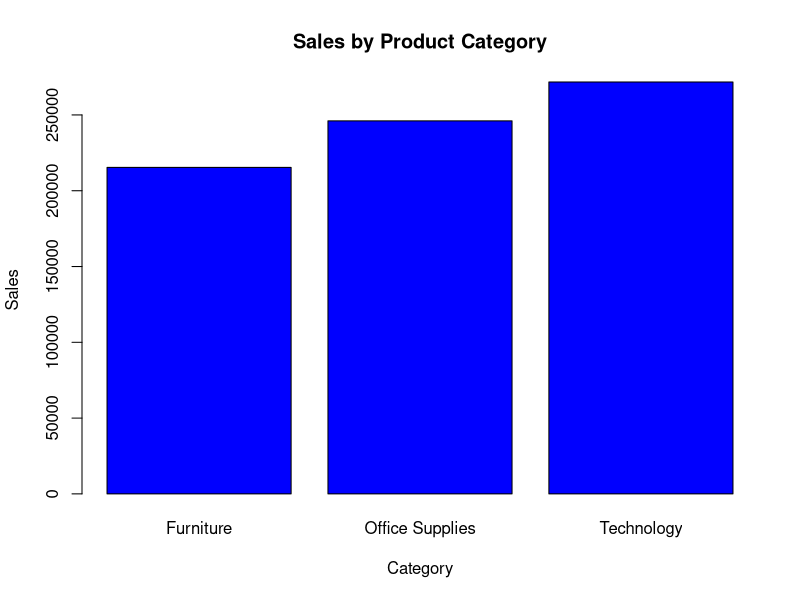
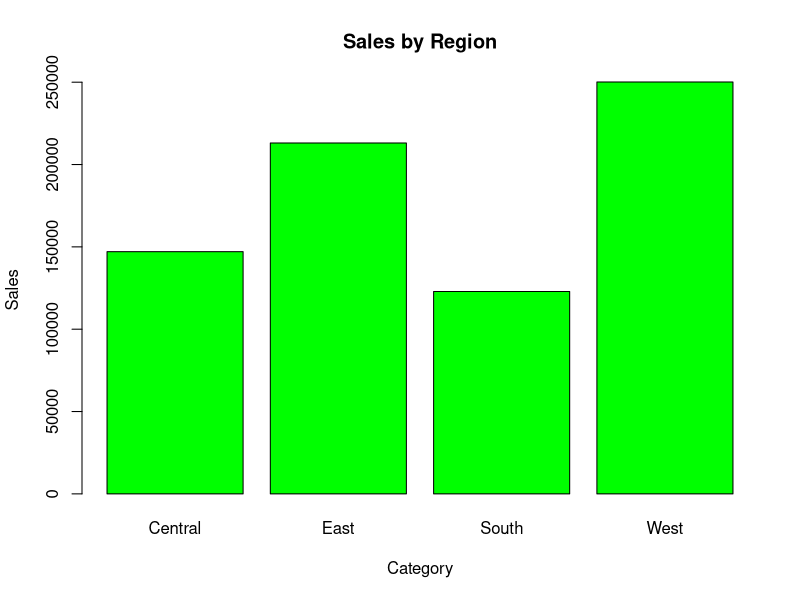
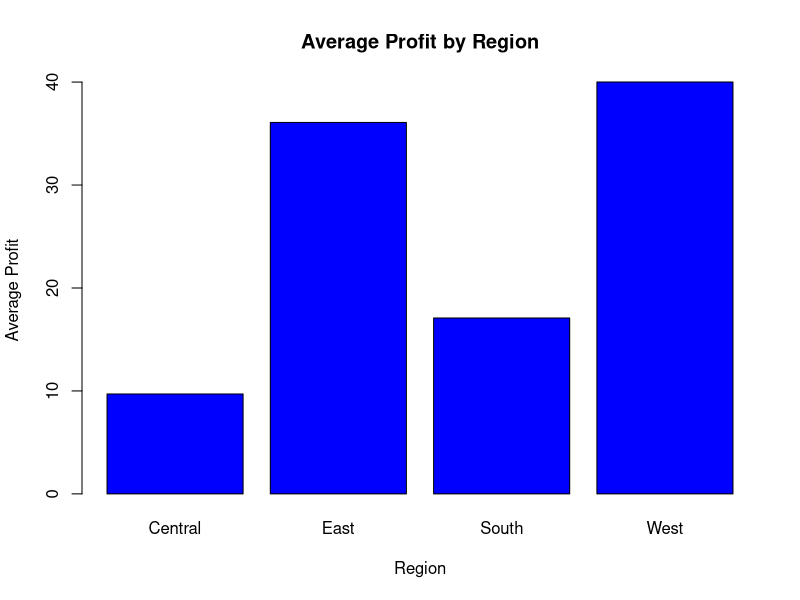
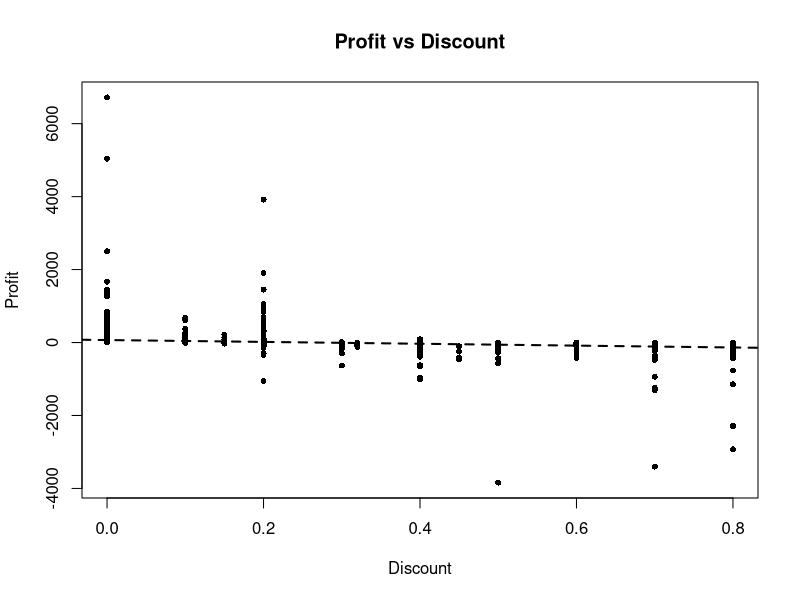
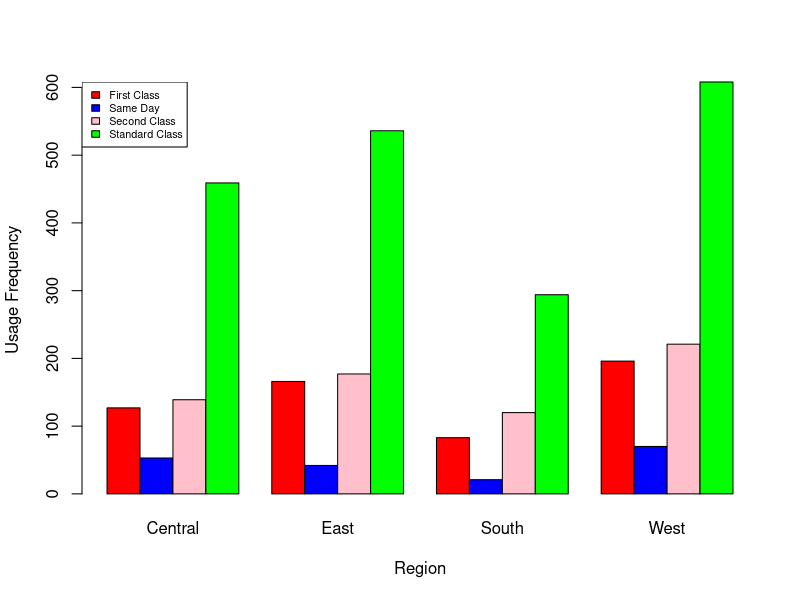
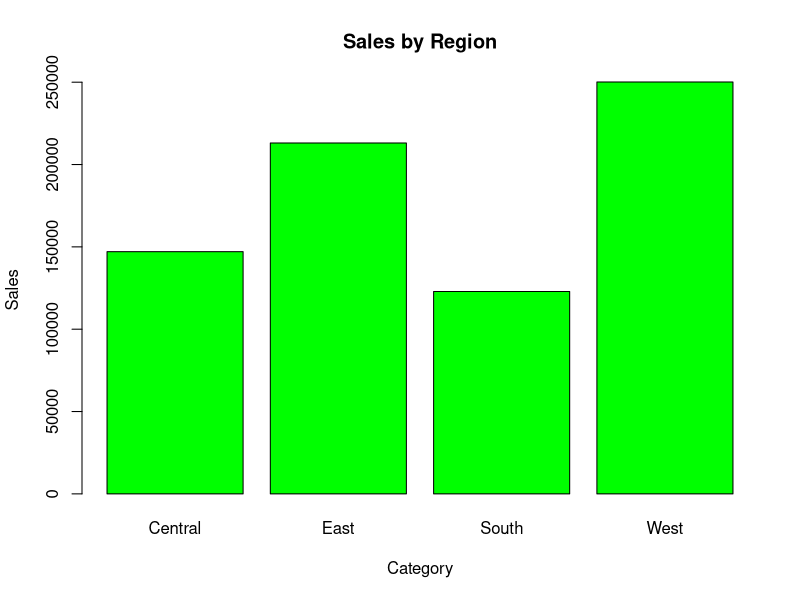
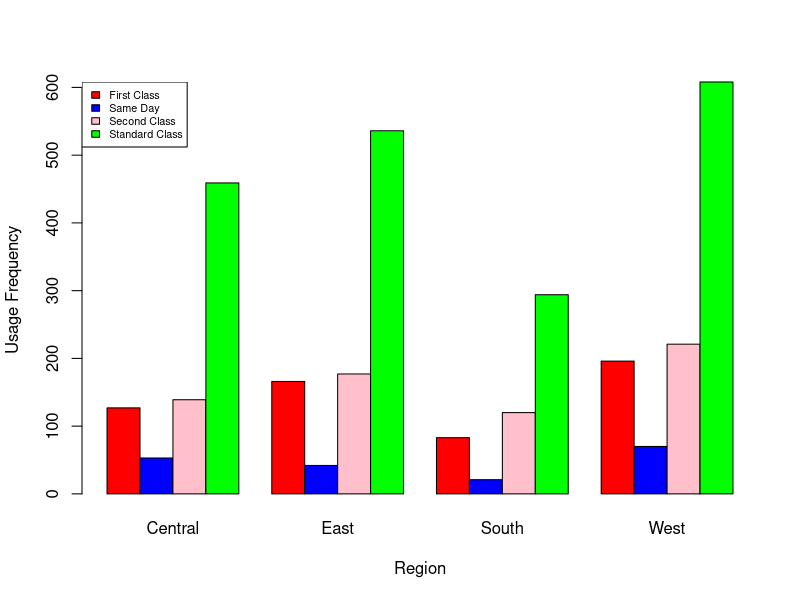
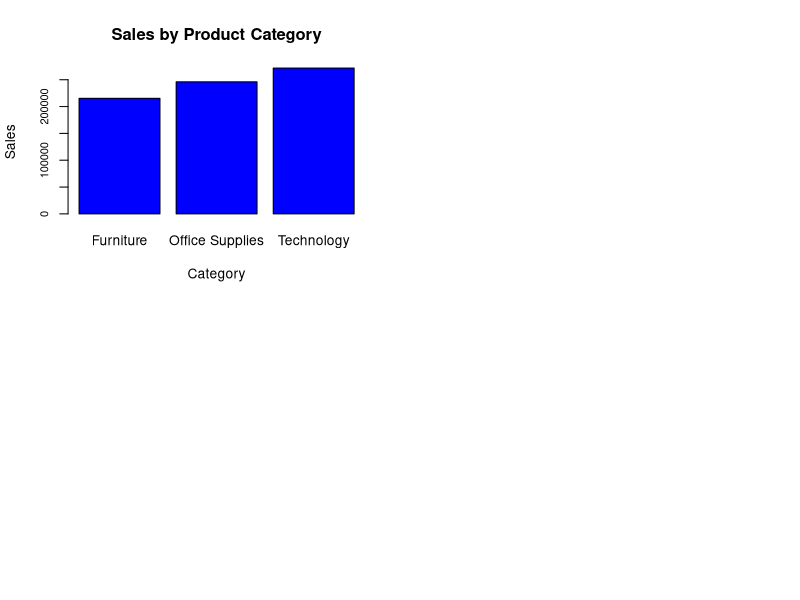

Write the R code that produced these figures, in order.
#Load Data
data <- read.csv("US  E-commerce records 2020_YC.csv", header = TRUE)

#Load Required Libraries
library(psych)
install.packages(nnet)
library(nnet)

# --------------------------------------------------------------------------------
# Question 1: Analyze Sales by Category and Region
# --------------------------------------------------------------------------------

# Fit the linear regression model
q1.model <- lm(Sales ~ Category + Region, data = data)

# Display the model results
summary(q1.model)


# --- Visualizations: Sales Analysis ---

# 1. Total Sales by Product Category
plot_one = aggregate(Sales~Category, data = data, sum)

barplot(
  plot_one$Sales, 
  names.arg = plot_one$Category, 
  col = "blue", 
  xlab = "Category", 
  ylab = "Sales", 
  main = "Sales by Product Category", 
)

dev.off()


# 2. Total Sales by Region
plot_two = aggregate(Sales~Region, data = data, sum)

barplot(
  plot_two$Sales, 
  names.arg = plot_two$Region, 
  col = "green", 
  xlab = "Category", 
  ylab = "Sales", 
  main = "Sales by Region", 
  
)

dev.off()


# --------------------------------------------------------------------------------
# Question 2: Impact of Variables on Sales
# --------------------------------------------------------------------------------

##---linear regression model----------
q2.model <- lm(Sales ~ Ship.Mode + Segment + Sub.Category + Quantity + Discount, data = data)

###-------Display the results--------------
summary(q2.model)

# --------------------------------------------------------------------------------
# Question 3: Profit Analysis by Region
# --------------------------------------------------------------------------------

# Fit the linear regression model for Profit by Region
q3.model <- lm(Profit ~ Region, data = data)

###-------View Results--------------
summary(q3.model)

# Calculate the mean profit for each region using the aggregate
mean_profit <- aggregate(Profit ~ Region, data = data, mean)

# --- Visualizations: Profit Analysis ---

# Barplot for Average Profit by Region

barplot(mean_profit$Profit,
        names.arg = mean_profit$Region,
        main = "Average Profit by Region",
        xlab = "Region",
        ylab = "Average Profit",
        col = "blue")
# --------------------------------------------------------------------------------
# Question 4: Analyzing the Relationship Between Profit and Discount
# --------------------------------------------------------------------------------

# Create the linear regression model
q4.model <- lm(Profit ~ Discount, data = data)

# Summarize the model to view results
summary(q4.model)

# Interpretation:
# The p-value is < 0.05, allowing us to accept the alternative hypothesis.
# This means there is a significant association between Profit and Discount.

# --- Visualization: Scatter Plot of Profit vs Discount ---

plot(data$Discount, data$Profit, 
     data=data,
     xlab="Discount", 
     ylab="Profit", 
     main = "Profit vs Discount", 
     cex=0.8, 
     pch=16) 

# Add regression line to the scatter plot
fit = lm(Profit~Discount, data=data) 
abline(fit,lty=2, lwd=2) 

dev.off()

###############################################################################

#-------------------------------------------------
# Advanced Analysis
#-------------------------------------------------


#regression analysis of ship mode by segment 
model1 = multinom(data$Ship.Mode~data$Segment, data = data)

summary(model1)

#stored the coefficients of the summary for model1 in variable named coefficients
coefficients = summary(model1)$coefficients
coefficients

##stored the standard errors of the summary for model1 in variable named standarderrors
standarderrors = summary(model1)$standard.errors 
standarderrors

#calculated the z-values for model1
z_scores = coefficients / standarderrors

#used the z-values to calculate the p-values for the multinomial regression in model1
p_values <- 2 * (1 - pnorm(abs(z_scores)))
p_values


#regression analysis of ship mode by region  
model2 = multinom(data$Ship.Mode~data$Region, data = data)
summary(model2)

#stored the coefficients of the summary for model2 in variable named coefficients2
coefficients2 = summary(model2)$coefficients
coefficients2

#stored the standarderrors of the summary for model2 in variable named standarderrors2
standarderrors2 = summary(model2)$standard.errors 
standarderrors2

#calculated the z-values for model2
z_scores2 = coefficients2 / standarderrors2

#used the z-values to calcualte the p-values for model2
p_values2 <- 2 * (1 - pnorm(abs(z_scores2)))
p_values2

#conducted a chi sq test to verify the regerssion results for model2
model3table = table(data$Ship.Mode,factor(data$Region))
model3table
#displays the p-value for the chisq test of ship mode and region
chisq.test(model3table)


#barplot visualizes the usage frequency of ship mode by region
mycolors = c('red','blue','pink','green')

barplot(model3table,beside = TRUE,
        xlab = "Region",
        ylab = "Usage Frequency",
        col = mycolors)
legend("topleft",legend =c("First Class","Same Day","Second Class","Standard Class") ,cex = .65,fill =mycolors )







######---Create Visualization PDF--------###########


pdf("EcommercePlots.pdf")
par(mfrow = c(2,2))

#-----Total Sales by Product Category
plot_one = aggregate(Sales~Category, data = data, sum)

barplot(
  plot_one$Sales, 
  names.arg = plot_one$Category, 
  col = "blue", 
  xlab = "Category", 
  ylab = "Sales", 
  main = "Sales by Product Category", 
  cex.axis=.8
)
dev.off()

#---Total Sales by Region
plot_two = aggregate(Sales~Region, data = data, sum)

barplot(
  plot_two$Sales, 
  names.arg = plot_two$Region, 
  col = "green", 
  xlab = "Category", 
  ylab = "Sales", 
  main = "Sales by Region", 
  
)





#---barplot visualizes the usage frequency of ship mode by region
mycolors = c('red','blue','pink','green')

barplot(model3table,beside = TRUE,
        xlab = "Region",
        ylab = "Usage Frequency",
        col = mycolors)
legend("topleft",legend =c("First Class","Same Day","Second Class","Standard Class") ,cex = .65,fill =mycolors )

dev.off()



#-------------------------------##############
#Data Analysis Visualization PDF
#-------------------------------------##########

pdf("AnalysisPlots.pdf")
par(mfrow = c(2,2))


# ----------------------------------------------------
# Scatter Plot: Profit vs Discount with Regression Line
# ----------------------------------------------------

# Scatter plot to visualize the relationship between Discount and Profit
plot(data$Discount, data$Profit, 
     xlab = "Discount (%)", 
     ylab = "Profit (USD)", 
     main = "Scatter Plot: Profit vs Discount", 
     pch = 16, col = "blue", 
     cex = 0.8)  # Adjust point size for clarity

profit_discount_model <- lm(Profit ~ Discount, data = data)

abline(profit_discount_model, col = "red", lwd = 2, lty = 2) 

summary(profit_discount_model)


# ----------------------------------------------------
#---- Barplot for testing the effect of region on Average Profit
# ----------------------------------------------------

barplot(mean_profit$Profit,
        names.arg = mean_profit$Region,
        main = "Average Profit by Region",
        xlab = "Region",
        ylab = "Average Profit",
        col = "blue")
#______________________________________

dev.off()
